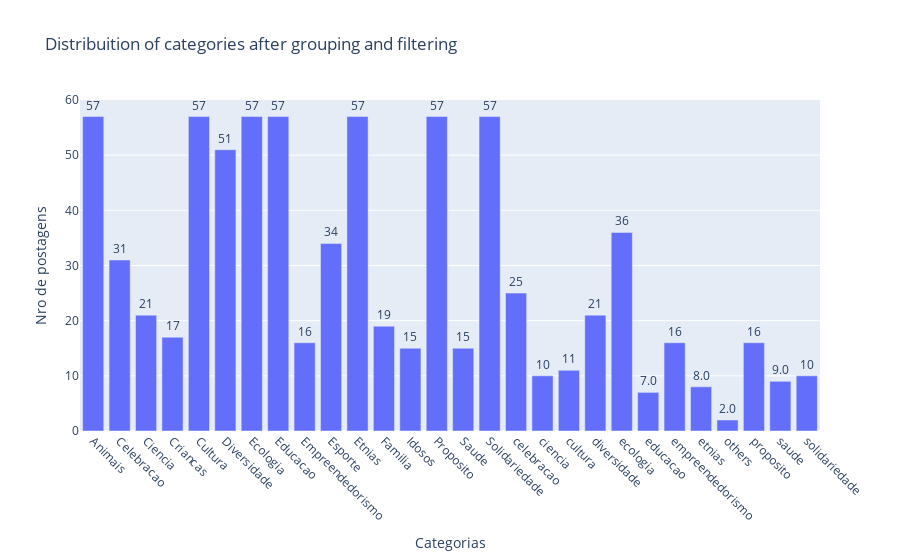

The notebook cell saved with this chart:
### Code cell
grouped_data_df['ID'] = grouped_data_df.index
df_categories4 = plot_categories_distribution(grouped_data_df, 
                                              'Label_Train', 
                                              'ID',
                                              'Distribuition of categories after grouping and filtering'
                                             )

### Figure 1 — Plotly figure (JSON) as saved in the notebook; plotly's stock layout.template omitted (floating-point values rounded to 4 significant figures)
{"data": [{"alignmentgroup": "True", "hovertemplate": "Categorias=%{x}<br>Nro de postagens=%{text}<extra></extra>", "legendgroup": "", "marker": {"color": "#636efa"}, "name": "", "offsetgroup": "", "orientation": "v", "showlegend": false, "text": [57, 31, 21, 17, 57, 51, 57, 57, 16, 34, 57, 19, 15, 57, 15, 57, 25, 10, 11, 21, 36, 7, 16, 8, 2, 16, 9, 10], "textposition": "outside", "texttemplate": "%{text:.2s}", "type": "bar", "x": ["Animais", "Celebracao", "Ciencia", "Criancas", "Cultura", "Diversidade", "Ecologia", "Educacao", "Empreendedorismo", "Esporte", "Etnias", "Familia", "Idosos", "Proposito", "Saude", "Solidariedade", "celebracao", "ciencia", "cultura", "diversidade", "ecologia", "educacao", "empreendedorismo", "etnias", "others", "proposito", "saude", "solidariedade"], "xaxis": "x", "y": [57, 31, 21, 17, 57, 51, 57, 57, 16, 34, 57, 19, 15, 57, 15, 57, 25, 10, 11, 21, 36, 7, 16, 8, 2, 16, 9, 10], "yaxis": "y"}], "layout": {"barmode": "relative", "legend": {"tracegroupgap": 0}, "title": {"text": "Distribuition of categories after grouping and filtering"}, "xaxis": {"anchor": "y", "domain": [0, 1], "tickangle": 45, "title": {"text": "Categorias"}}, "yaxis": {"anchor": "x", "domain": [0, 1], "title": {"text": "Nro de postagens"}}}}
